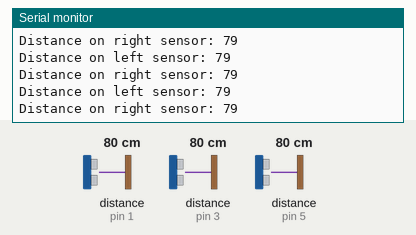
A sketch run on a simulated Arduino Uno, built with avr-gcc and run on an emulated ATmega328P. Parts: the last lines printed to the serial monitor. Wiring (inferred from the names in the program): 3 × ultrasonic range finder: trigger pin 2, echo pin 1 / trigger pin 4, echo pin 3 / trigger pin 6, echo pin 5. The test bench sets the inputs (shaded band); at power-on: distance to the obstacle (sensors on pin 3, pin 5, pin 1) 80 cm. The echo pulse lasts 58.3 µs per cm.

Above: at 1.2 s.
1.3 s: distance to the obstacle (sensor on pin 3) set to 2 cm
At 1.8 s:
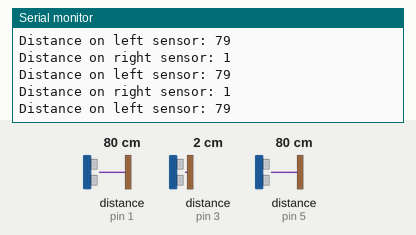
4.3 s: distance to the obstacle (sensor on pin 5) set to 2 cm
At 5.3 s:
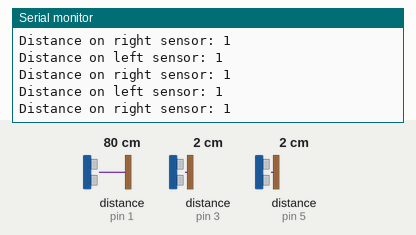
7.3 s: distance to the obstacle (sensor on pin 3) set to 18 cm
At 8.3 s:
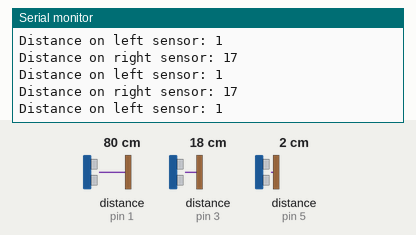
10.3 s: distance to the obstacle (sensor on pin 5) set to 18 cm
At 11.1 s:
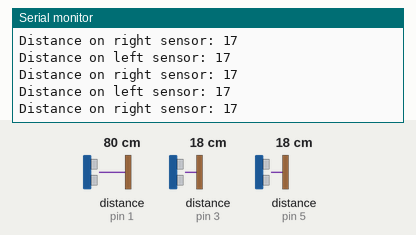
13.3 s: distance to the obstacle (sensor on pin 3) set to 120 cm
At 14.1 s:
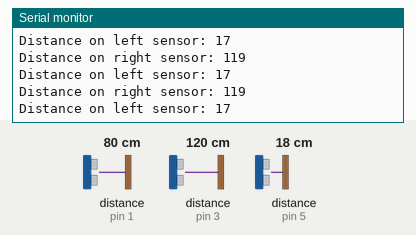
16.3 s: distance to the obstacle (sensor on pin 5) set to 4 cm
At 17.4 s:
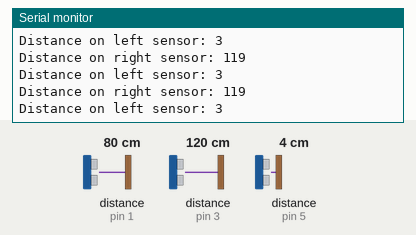
Timing chart, 0 to 19.3 s (numbered marks = the images above; inputs shaded):
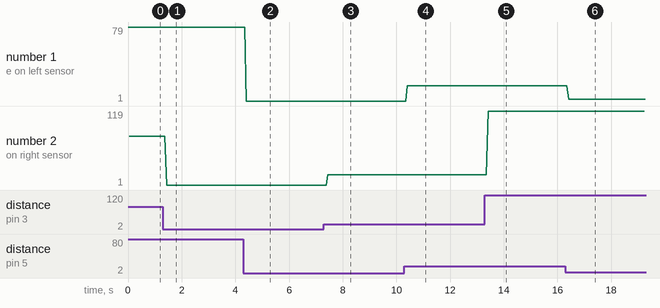

Measured:
- after the input at 1.3 s, the serial monitor: prints a new line after 0.14 s (image 1)
- after the input at 4.3 s, the serial monitor: prints a new line after 0.11 s (image 2)
- after the input at 7.3 s, the serial monitor: prints a new line after 0.14 s (image 3)
- after the input at 10.3 s, the serial monitor: prints a new line after 0.11 s (image 4)
- after the input at 13.3 s, the serial monitor: prints a new line after 0.12 s (image 5)
- after the input at 16.3 s, the serial monitor: prints a new line after 0.12 s (image 6)
- plotted number 1: 17 → 3 after the input at 16.3 s
- plotted number 2: 79 → 1 after the input at 1.3 s, 1 → 17 after the input at 7.3 s, 17 → 119 after the input at 13.3 s

The sketch:

distanceSensor.ino
```cpp
// sensor in the left
#define trigPinL 6
#define echoPinL 5

// sensor in the right
#define trigPinR 4
#define echoPinR 3

// sensor in the front
#define trigPinF 2
#define echoPinF 1


void setup() {
    Serial.begin (9600);

    pinMode(trigPinL, OUTPUT);
    pinMode(echoPinL, INPUT);

     pinMode(trigPinR, OUTPUT);
    pinMode(echoPinR, INPUT);

     pinMode(trigPinF, OUTPUT);
    pinMode(echoPinF, INPUT);


  }

void loop() {

  long durationL, distanceL, durationR, distanceR, durationF, distanceF;

  digitalWrite(trigPinL, LOW);  // Added this line
  delayMicroseconds(2); // Added this line
  digitalWrite(trigPinL, HIGH);
//  delayMicroseconds(1000); - Removed this line
  delayMicroseconds(10); // Added this line
  digitalWrite(trigPinL, LOW);
  durationL = pulseIn(echoPinL, HIGH);
  distanceL = (durationL/2) / 29.1;

    digitalWrite(trigPinR, LOW);  // Added this line
  delayMicroseconds(2); // Added this line
  digitalWrite(trigPinR, HIGH);
//  delayMicroseconds(1000); - Removed this line
  delayMicroseconds(10); // Added this line
  digitalWrite(trigPinR, LOW);
  durationR = pulseIn(echoPinR, HIGH);
  distanceR = (durationR/2) / 29.1;

    digitalWrite(trigPinF, LOW);  // Added this line
  delayMicroseconds(2); // Added this line
  digitalWrite(trigPinF, HIGH);
//  delayMicroseconds(1000); - Removed this line
  delayMicroseconds(10); // Added this line
  digitalWrite(trigPinF, LOW);
  durationF = pulseIn(echoPinF, HIGH);
  distanceF = (durationL/2) / 29.1;


  Serial.print("Distance on left sensor: ");
    Serial.println(distanceL);
    Serial.print("Distance on right sensor: ");
    Serial.println(distanceR);
    Serial.println("");


//  if (distanceL >= 200 || distanceL <= 0){
//    Serial.println("Left sensor Out of range");
//  }
//  else {
//    Serial.print("Distance on left sensor: ");
//    Serial.print(distanceL);
//    Serial.println(" cm");
//  }
//
//
//  if (distanceR >= 200 || distanceR <= 0){
//    Serial.println("Right sensor Out of range");
//  }
//  else {
//    Serial.print("Distance on right sensor: ");
//    Serial.print(distanceR);
//    Serial.println(" cm");
//  }

//
//  if (distanceF >= 200 || distanceF <= 0){
//    Serial.println("Front sensor Out of range");
//  }
//  else {
//    Serial.print("Distance on front sensor: ");
//    Serial.print(distanceF);
//    Serial.println(" cm");
////  }
//  delay(50);
}
```
